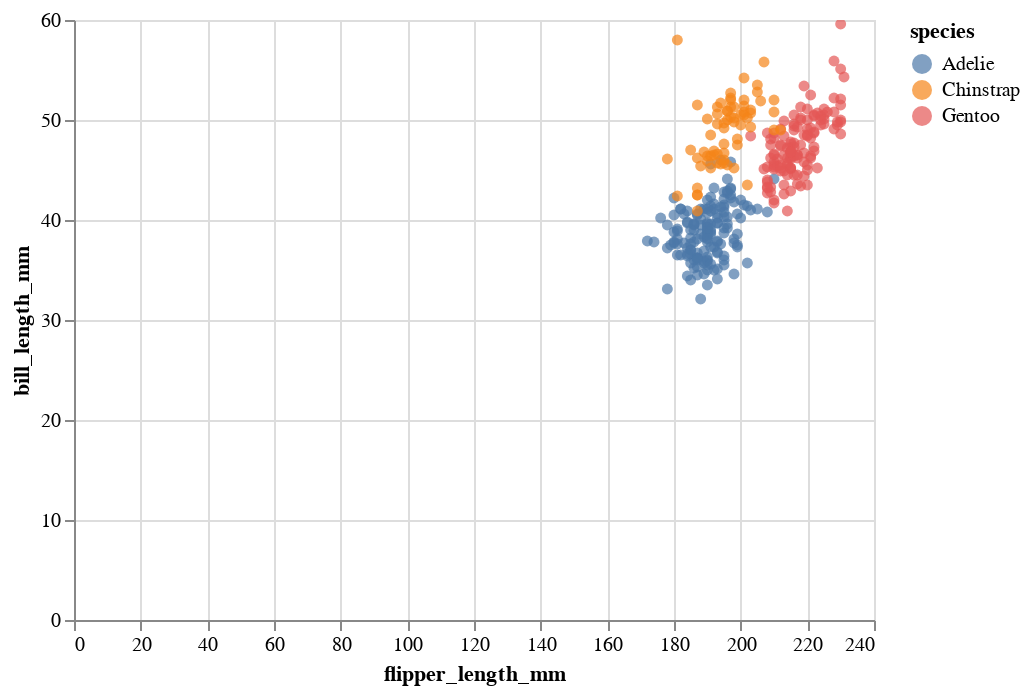

Notebook code cell kept with this figure:
### Markdown cell above
2. Create a scatterplot for flipper length vs bill length. Each species should be a different color.

### Code cell
alt.Chart(penguins).mark_circle().encode(
    x='flipper_length_mm:Q',
    y='bill_length_mm:Q',
    color="species:N"
).interactive()

### Figure 1 — Vega-Lite specification as saved in the notebook (floating-point values rounded to 4 significant figures; data arrays with more than 128 entries replaced by an {"elided": "..."} marker saying what was removed)
{"config": {"view": {"continuousWidth": 400, "continuousHeight": 300}}, "data": {"name": "data-2579922f606b528784ce92236e4ec646"}, "mark": "circle", "encoding": {"color": {"field": "species", "type": "nominal"}, "x": {"field": "flipper_length_mm", "type": "quantitative"}, "y": {"field": "bill_length_mm", "type": "quantitative"}}, "selection": {"selector001": {"type": "interval", "bind": "scales", "encodings": ["x", "y"]}}, "$schema": "https://vega.github.io/schema/vega-lite/v4.17.0.json", "datasets": {"data-2579922f606b528784ce92236e4ec646": {"elided": "342 records"}}}
